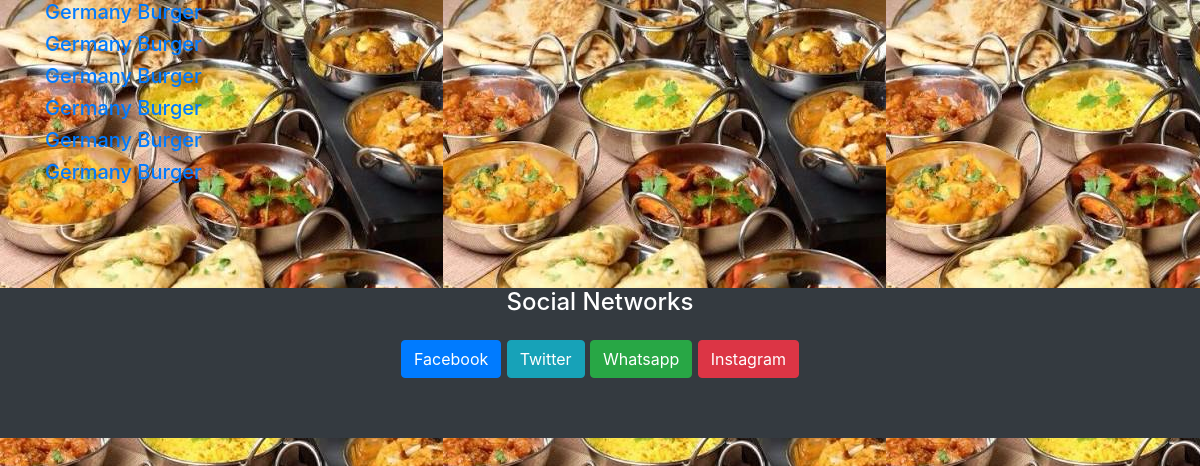
/admin/view_list.php?item=Germany Burger, run on the app's committed database.
### tables this page shows
CREATE TABLE `orders` (
  `id` int(11) NOT NULL,
  `name` varchar(100) NOT NULL,
  `price` decimal(50,2) NOT NULL,
  `quant` int(100) NOT NULL,
  `tot_cost` decimal(50,2) NOT NULL,
  `customer` varchar(100) NOT NULL,
  `address` varchar(250) NOT NULL,
  `tabl` varchar(100) NOT NULL,
  `time_order` datetime DEFAULT CURRENT_TIMESTAMP ON UPDATE CURRENT_TIMESTAMP,
  `archive` tinyint(4) NOT NULL DEFAULT '1',
  `delivery` tinyint(11) NOT NULL DEFAULT '0'
);

### admin/view_list.php (the view)
<?php
require('connect.php');
if (isset($_GET['item'])) {
	$it_name =(string)$_GET['item'];
	$items_sql = $conn->query("SELECT * FROM orders WHERE name = '$it_name'");
}
 ?>
<?php include 'incl/header.php'; ?>
<div class="container">
	<div class="row">
		<div class="col-md-3">
			<?php 	while($item_res = mysqli_fetch_assoc($items_sql)): ?>
			<h5><a href="view_list.php?item= <?=$item_res['name']  ?> "><?=$item_res['name'] ?></a></h5>
			<?php 	endwhile ?>
		</div>
	</div>
</div>
<?php include 'incl/footer.php'; ?>

### admin/main.css (style rules this page uses)
body { background: url(images/i1.jpeg); }

### data on the page
orders: name "Germany Burger"
orders: name "Germany Burger"
orders: name "Germany Burger"
orders: name "Germany Burger"
orders: name "Germany Burger"
orders: name "Germany Burger"
